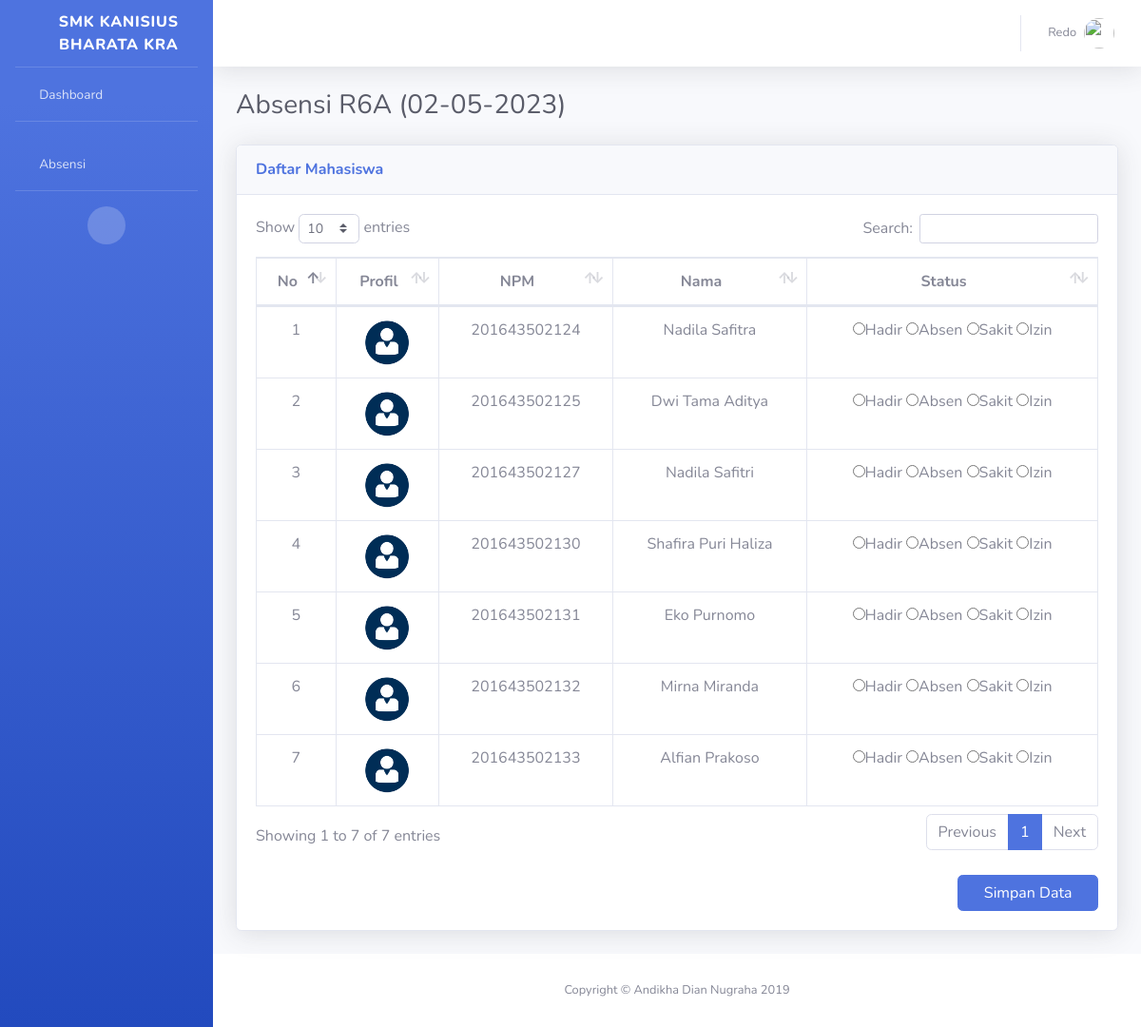
The app's page /detailabsensi.php?kelas=001 (signed in) with its own data.
### tables this page shows
CREATE TABLE `mahasiswa` (
  `npm` varchar(15) NOT NULL,
  `nama` varchar(30) NOT NULL,
  `jk` enum('Pria','Wanita') NOT NULL,
  `tgl_lahir` date NOT NULL,
  `alamat` varchar(255) NOT NULL,
  `id_kelas` varchar(11) NOT NULL,
  `foto` varchar(255) NOT NULL
);

### detailabsensi.php (the view, shortened to what this page needs)
<?php
	include "koneksi.php";
	$dosen_name = $_SESSION["dosen_user_name"];
    $dosen_foto = $_SESSION["dosen_user_foto"];
    $tgl=date("d-m-Y");
?>
<!DOCTYPE html>
<html lang="en">
<head>
  <link href="vendor/fontawesome-free/css/all.min.css" rel="stylesheet" type="text/css">
  <link href="css/sb-admin-2.min.css" rel="stylesheet">
  <link href="vendor/datatables/dataTables.bootstrap4.min.css" rel="stylesheet">
</head>
<body id="page-top">
  <div id="wrapper">
    <ul class="navbar-nav bg-gradient-primary sidebar sidebar-dark accordion" id="accordionSidebar">
      <a class="sidebar-brand d-flex align-items-center justify-content-center" href="index.php">
        <div class="sidebar-brand-icon">
          <i class="fas fa-university"></i>
        </div>
        <div class="sidebar-brand-text mx-3">SMK Kanisius Bharata Kra</div>
      </a>
      <hr class="sidebar-divider my-0">
      <li class="nav-item">
        <a class="nav-link" href="index.php">
          <i class="fas fa-fw fa-tachometer-alt"></i>
          <span>Dashboard</span></a>
      </li>
      <hr class="sidebar-divider">
      <li class="nav-item">
        <a class="nav-link" href="absensi.php">
          <i class="fas fa-fw fa-user-check"></i>
          <span>Absensi</span></a>
      </li>
      <hr class="sidebar-divider d-none d-md-block">
      <div class="text-center d-none d-md-inline">
        <button class="rounded-circle border-0" id="sidebarToggle"></button>
      </div>
    </ul>
    <div id="content-wrapper" class="d-flex flex-column">
      <div id="content">
        <nav class="navbar navbar-expand navbar-light bg-white topbar mb-4 static-top shadow">
          <ul class="navbar-nav ml-auto">
            <li class="nav-item dropdown no-arrow">
              <a class="nav-link dropdown-toggle" href="#" id="userDropdown" role="button" data-toggle="dropdown" aria-haspopup="true" aria-expanded="false">
                <span class="mr-2 d-none d-lg-inline text-gray-600 small"><?= $dosen_name ;?></span>
                <img class="img-profile rounded-circle" src="img/<?= $dosen_foto; ?>">
              </a>
            </li>
          </ul>
        </nav>
        <div class="container-fluid">
          <h1 class="h3 mb-4 text-gray-800">Absensi <?php if($_GET["kelas"] == "001"){echo 'R6A';}elseif($_GET["kelas"] == "002"){echo'R6X';}?>  <?=$_GET["jadwal"].' ('.$tgl.')'?> </h1>
          <div class="card shadow mb-4">
            <div class="card-header py-3">
              <h6 class="m-0 font-weight-bold text-primary">Daftar Mahasiswa </h6>
            </div>
            <div class="card-body">
                <form role="form" action="simpanabsensi.php?id=<?php echo $_GET['kelas'];?>" method="post" name="postform" enctype="multipart/form-data">
              <div class="table-responsive">
                  <table class="table table-bordered" id="dataTable" width="100%" cellspacing="0">
                  <thead>
                    <tr align="center">
                      <th>No</th>
                      <th>Profil</th>
                      <th>NPM</th>
                      <th>Nama</th>
                      <th>Status</th>
                    </tr>
                  </thead>
                  <tbody align="center">
                    <?php
                    $id_kelas=$_GET['kelas'];
                    $sql="SELECT * FROM mahasiswa WHERE id_kelas='$id_kelas'";
                    $query=mysqli_query($koneksi,$sql);
                    $i = 1;
                    while ($data=mysqli_fetch_array($query)){
                        $npm=$data["npm"];
                        $nama=$data["nama"];
                    ?>
                    <tr>
                      <td><?=$i++;?></td>
                      <td><img class="img-profile rounded-circle" style="width:50px;height:50px;" src="img/<?= $data["foto"];?>"></td>
                      <td><?= $npm;?></td>
                      <td><?= $nama;?></td>
                      <td>
                      <label class="radio-inline"><input type="radio" name="<?= 'ket'.$data["npm"];?>" id="<?php echo 'opsi1'.$npm;?>" value="Hadir">Hadir</label>
                      <label class="radio-inline"><input type="radio" name="<?= 'ket'.$data["npm"];?>" id="<?php echo 'opsi1'.$npm;?>" value="Absen">Absen</label>
                      <label class="radio-inline"><input type="radio" name="<?= 'ket'.$data["npm"];?>" id="<?php echo 'opsi1'.$npm;?>" value="Sakit">Sakit</label>
                      <label class="radio-inline"><input type="radio" name="<?= 'ket'.$data["npm"];?>" id="<?php echo 'opsi1'.$npm;?>" value="Izin">Izin</label>
                      </td>
                    </tr>
                    <?php }?>
                    </tbody>
                </table>
            </div>
            <button type="submit" class="btn btn-primary mt-4 col-md-2 offset-10">Simpan Data</button>
            </form>
            </div>
          </div>
        </div>
      </div>
      <footer class="sticky-footer bg-white">
        <div class="container my-auto">
          <div class="copyright text-center my-auto">
            <span>Copyright &copy; Andikha Dian Nugraha 2019</span>
          </div>
        </div>
      </footer>
    </div>
  </div>
</body>
</html>

### records on screen
mahasiswa: foto (placeholder picture), npm "201643502124", nama "Nadila Safitra"
mahasiswa: foto (placeholder picture), npm "201643502125", nama "Dwi Tama Aditya"
mahasiswa: foto (placeholder picture), npm "201643502127", nama "Nadila Safitri"
mahasiswa: foto (placeholder picture), npm "201643502130", nama "Shafira Puri Haliza"
mahasiswa: foto (placeholder picture), npm "201643502131", nama "Eko Purnomo"
mahasiswa: foto (placeholder picture), npm "201643502132", nama "Mirna Miranda"
mahasiswa: foto (placeholder picture), npm "201643502133", nama "Alfian Prakoso"

### other values on screen
$dosen_name "Redo"
